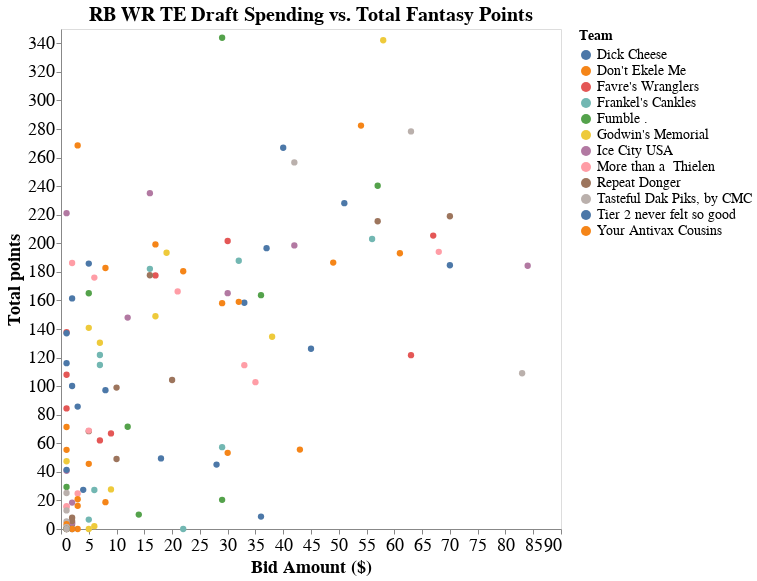

The code cell stored with this chart in its notebook:
### Code cell
acquisition_method = 'Draft'

position_subset = ['RB','WR','TE']

df = df_stints_f_draft[df_stints_f_draft['Position'].isin(position_subset)]

chart = generate_acquisitions_scatterplot(df , ' '.join(position_subset) , acquisition_method)
chart

### Figure 1 — Vega-Lite specification as saved in the notebook (floating-point values rounded to 4 significant figures)
{"config": {"view": {"continuousWidth": 400, "continuousHeight": 300}, "axis": {"labelFontSize": 18, "titleFontSize": 18}, "legend": {"labelFontSize": 14, "titleFontSize": 14}, "title": {"fontSize": 20}}, "data": {"name": "data-2ff2677f56f5257d6b69632665c92772"}, "mark": {"type": "circle", "size": 40}, "encoding": {"color": {"condition": {"type": "nominal", "field": "Team", "selection": "selector124"}, "value": "lightgray"}, "opacity": {"condition": {"value": 1, "selection": "selector124"}, "value": 0.1}, "tooltip": [{"type": "nominal", "field": "Player-info"}, {"type": "nominal", "field": "Team"}, {"type": "quantitative", "field": "Bid Amount ($)"}, {"type": "quantitative", "field": "Total points"}, {"type": "nominal", "field": "Stint (wks)"}], "x": {"type": "quantitative", "axis": {"grid": false}, "field": "Bid Amount ($)"}, "y": {"type": "quantitative", "axis": {"grid": false}, "field": "Total points"}}, "height": 500, "selection": {"selector124": {"type": "multi", "fields": ["Team"], "bind": "legend"}}, "title": "RB WR TE Draft Spending vs. Total Fantasy Points", "width": 500, "$schema": "https://vega.github.io/schema/vega-lite/v4.8.1.json", "datasets": {"data-2ff2677f56f5257d6b69632665c92772": [{"Player": "Derrick Henry", "Position": "RB", "Team": "Ice City USA", "ProTeam": "TEN", "Action": "DRAFT", "Bid Amount ($)": 84, "Stint (wks)": [1, 2, 3, 4, 5, 6, 7, 8], "Total points": 184.3, "Player-info": "Derrick Henry, RB (TEN)"}, {"Player": "Christian McCaffrey", "Position": "RB", "Team": "Tasteful Dak Piks, by CMC", "ProTeam": "CAR", "Action": "DRAFT", "Bid Amount ($)": 83, "Stint (wks)": [1, 2, 3, 4, 5, 6, 7, 8, 9, 10, 11, 12], "Total points": 109.0, "Player-info": "Christian McCaffrey, RB (CAR)"}, {"Player": "Dalvin Cook", "Position": "RB", "Team": "Dick Cheese", "ProTeam": "MIN", "Action": "DRAFT", "Bid Amount ($)": 70, "Stint (wks)": [1, 2, 3, 4, 5, 6, 8, 9, 10, 11, 12, 13, 14, 15, 16, 17], "Total points": 184.6, "Player-info": "Dalvin Cook, RB (MIN)"}, {"Player": "Ezekiel Elliott", "Position": "RB", "Team": "Repeat Donger", "ProTeam": "DAL", "Action": "DRAFT", "Bid Amount ($)": 70, "Stint (wks)": [1, 2, 3, 4, 5, 6, 8, 9, 10, 11, 12, 13, 14, 15, 16, 17], "Total points": 218.9, "Player-info": "Ezekiel Elliott, RB (DAL)"}, {"Player": "Alvin Kamara", "Position": "RB", "Team": "More than a  Thielen", "ProTeam": "NO", "Action": "DRAFT", "Bid Amount ($)": 68, "Stint (wks)": [1, 2, 3, 4, 5, 7, 8, 9, 10, 11, 12, 13, 14, 15, 16, 17], "Total points": 194.0, "Player-info": "Alvin Kamara, RB (NO)"}, {"Player": "Travis Kelce", "Position": "TE", "Team": "Favre's Wranglers", "ProTeam": "KC", "Action": "DRAFT", "Bid Amount ($)": 67, "Stint (wks)": [1, 2, 3, 4, 5, 6, 7, 8, 9, 10, 11, 13, 14, 15, 16, 17], "Total points": 205.4, "Player-info": "Travis Kelce, TE (KC)"}, {"Player": "Davante Adams", "Position": "WR", "Team": "Tasteful Dak Piks, by CMC", "ProTeam": "GB", "Action": "DRAFT", "Bid Amount ($)": 63, "Stint (wks)": [1, 2, 3, 4, 5, 6, 7, 8, 9, 10, 11, 12, 14, 15, 16, 17], "Total points": 278.3, "Player-info": "Davante Adams, WR (GB)"}, {"Player": "Saquon Barkley", "Position": "RB", "Team": "Favre's Wranglers", "ProTeam": "NYG", "Action": "DRAFT", "Bid Amount ($)": 63, "Stint (wks)": [1, 2, 3, 4, 5, 6, 7, 8, 9, 11, 12, 13, 14, 15, 16, 17], "Total points": 121.7, "Player-info": "Saquon Barkley, RB (NYG)"}, {"Player": "Nick Chubb", "Position": "RB", "Team": "Your Antivax Cousins", "ProTeam": "CLE", "Action": "DRAFT", "Bid Amount ($)": 61, "Stint (wks)": [1, 2, 3, 4, 5, 6, 7, 8, 9, 10, 11, 12, 14, 15, 16], "Total points": 193.0, "Player-info": "Nick Chubb, RB (CLE)"}, {"Player": "Jonathan Taylor", "Position": "RB", "Team": "Godwin's Memorial", "ProTeam": "IND", "Action": "DRAFT", "Bid Amount ($)": 58, "Stint (wks)": [1, 2, 3, 4, 5, 6, 7, 8, 9, 10, 11, 12, 13, 15, 16, 17], "Total points": 342.1, "Player-info": "Jonathan Taylor, RB (IND)"}, {"Player": "Tyreek Hill", "Position": "WR", "Team": "Fumble .", "ProTeam": "KC", "Action": "DRAFT", "Bid Amount ($)": 57, "Stint (wks)": [1, 2, 3, 4, 5, 6, 7, 8, 9, 10, 11, 13, 14, 15, 16, 17], "Total points": 240.3, "Player-info": "Tyreek Hill, WR (KC)"}, {"Player": "Stefon Diggs", "Position": "WR", "Team": "Repeat Donger", "ProTeam": "BUF", "Action": "DRAFT", "Bid Amount ($)": 57, "Stint (wks)": [1, 2, 3, 4, 5, 6, 8, 9, 10, 11, 12, 13, 14, 15, 16, 17], "Total points": 215.4, "Player-info": "Stefon Diggs, WR (BUF)"}, {"Player": "Aaron Jones", "Position": "RB", "Team": "Frankel's Cankles", "ProTeam": "GB", "Action": "DRAFT", "Bid Amount ($)": 56, "Stint (wks)": [1, 2, 3, 4, 5, 6, 7, 8, 9, 10, 11, 12, 14, 15, 16, 17], "Total points": 203.0, "Player-info": "Aaron Jones, RB (GB)"}, {"Player": "Austin Ekeler", "Position": "RB", "Team": "Don't Ekele Me", "ProTeam": "LAC", "Action": "DRAFT", "Bid Amount ($)": 54, "Stint (wks)": [1, 2, 3, 4, 5, 6, 8, 9, 10, 11, 12, 13, 14, 15, 16, 17], "Total points": 282.4, "Player-info": "Austin Ekeler, RB (LAC)"}, {"Player": "Najee Harris", "Position": "RB", "Team": "Tier 2 never felt so good", "ProTeam": "PIT", "Action": "DRAFT", "Bid Amount ($)": 51, "Stint (wks)": [1, 2, 3, 4, 5, 6, 8, 9, 10, 11, 12, 13, 14, 15, 16], "Total points": 228.1, "Player-info": "Najee Harris, RB (PIT)"}, {"Player": "Antonio Gibson", "Position": "RB", "Team": "Your Antivax Cousins", "ProTeam": "WSH", "Action": "DRAFT", "Bid Amount ($)": 49, "Stint (wks)": [1, 2, 3, 4, 5, 6, 7, 8, 10, 11, 12, 13, 14, 15, 16, 17], "Total points": 186.5, "Player-info": "Antonio Gibson, RB (WSH)"}, {"Player": "DeAndre Hopkins", "Position": "WR", "Team": "Tier 2 never felt so good", "ProTeam": "ARI", "Action": "DRAFT", "Bid Amount ($)": 45, "Stint (wks)": [1, 2, 3, 4, 5, 6, 7, 8, 9, 10, 11, 13, 14, 15, 16, 17], "Total points": 126.2, "Player-info": "DeAndre Hopkins, WR (ARI)"}, {"Player": "Calvin Ridley", "Position": "WR", "Team": "Your Antivax Cousins", "ProTeam": "ATL", "Action": "DRAFT", "Bid Amount ($)": 43, "Stint (wks)": [1, 2, 3, 4, 5, 7, 8, 9, 10, 11, 12, 13], "Total points": 55.6, "Player-info": "Calvin Ridley, WR (ATL)"}, {"Player": "DK Metcalf", "Position": "WR", "Team": "Ice City USA", "ProTeam": "SEA", "Action": "DRAFT", "Bid Amount ($)": 42, "Stint (wks)": [1, 2, 3, 4, 5, 6, 7, 8, 10, 11, 12, 13, 14, 15, 16, 17], "Total points": 198.5, "Player-info": "DK Metcalf, WR (SEA)"}, {"Player": "Justin Jefferson", "Position": "WR", "Team": "Tasteful Dak Piks, by CMC", "ProTeam": "MIN", "Action": "DRAFT", "Bid Amount ($)": 42, "Stint (wks)": [1, 2, 3, 4, 5, 6, 8, 9, 10, 11, 12, 13, 14, 15, 16, 17], "Total points": 256.6, "Player-info": "Justin Jefferson, WR (MIN)"}, {"Player": "Joe Mixon", "Position": "RB", "Team": "Tier 2 never felt so good", "ProTeam": "CIN", "Action": "DRAFT", "Bid Amount ($)": 40, "Stint (wks)": [1, 2, 3, 4, 5, 6, 7, 8, 9, 11, 12, 13, 14, 15, 16, 17], "Total points": 266.9, "Player-info": "Joe Mixon, RB (CIN)"}, {"Player": "A.J. Brown", "Position": "WR", "Team": "Godwin's Memorial", "ProTeam": "TEN", "Action": "DRAFT", "Bid Amount ($)": 38, "Stint (wks)": [1, 2, 3, 4, 5, 6, 7, 8, 9, 10, 11, 12, 14, 15, 16, 17], "Total points": 134.6, "Player-info": "A.J. Brown, WR (TEN)"}, {"Player": "Keenan Allen", "Position": "WR", "Team": "Dick Cheese", "ProTeam": "LAC", "Action": "DRAFT", "Bid Amount ($)": 37, "Stint (wks)": [1, 2, 3, 4, 5, 6, 8, 9, 10, 11, 12, 13, 14, 15, 16, 17], "Total points": 196.6, "Player-info": "Keenan Allen, WR (LAC)"}, {"Player": "Terry McLaurin", "Position": "WR", "Team": "Fumble .", "ProTeam": "WSH", "Action": "DRAFT", "Bid Amount ($)": 36, "Stint (wks)": [1, 2, 3, 4, 5, 6, 7, 8, 10, 11, 12, 13, 14, 15, 16, 17], "Total points": 163.7, "Player-info": "Terry McLaurin, WR (WSH)"}, {"Player": "Clyde Edwards-Helaire", "Position": "RB", "Team": "Dick Cheese", "ProTeam": "KC", "Action": "DRAFT", "Bid Amount ($)": 36, "Stint (wks)": [1], "Total points": 8.7, "Player-info": "Clyde Edwards-Helaire, RB (KC)"}, {"Player": "Darren Waller", "Position": "TE", "Team": "More than a  Thielen", "ProTeam": "OAK", "Action": "DRAFT", "Bid Amount ($)": 35, "Stint (wks)": [1, 2, 3, 4, 5, 6, 7, 9, 10, 11, 12, 13, 14, 15, 16, 17], "Total points": 102.8, "Player-info": "Darren Waller, TE (OAK)"}, {"Player": "Robert Woods", "Position": "WR", "Team": "More than a  Thielen", "ProTeam": "LAR", "Action": "DRAFT", "Bid Amount ($)": 33, "Stint (wks)": [1, 2, 3, 4, 5, 6, 7, 8, 9, 10], "Total points": 114.7, "Player-info": "Robert Woods, WR (LAR)"}, {"Player": "James Robinson", "Position": "RB", "Team": "Dick Cheese", "ProTeam": "JAX", "Action": "DRAFT", "Bid Amount ($)": 33, "Stint (wks)": [1, 2, 3, 4, 5, 6, 8, 9, 10, 11, 12, 13, 14, 15, 16, 17], "Total points": 158.4, "Player-info": "James Robinson, RB (JAX)"}, {"Player": "CeeDee Lamb", "Position": "WR", "Team": "Frankel's Cankles", "ProTeam": "DAL", "Action": "DRAFT", "Bid Amount ($)": 32, "Stint (wks)": [1, 2, 3, 4, 5, 6, 8, 9, 10, 11, 12, 13, 14, 15, 16, 17], "Total points": 187.8, "Player-info": "CeeDee Lamb, WR (DAL)"}, {"Player": "George Kittle", "Position": "TE", "Team": "Don't Ekele Me", "ProTeam": "SF", "Action": "DRAFT", "Bid Amount ($)": 32, "Stint (wks)": [1, 2, 3, 4, 5, 7, 8, 9, 10, 11, 12, 13, 14, 15, 16, 17], "Total points": 159.0, "Player-info": "George Kittle, TE (SF)"}, {"Player": "Miles Sanders", "Position": "RB", "Team": "Don't Ekele Me", "ProTeam": "PHI", "Action": "DRAFT", "Bid Amount ($)": 30, "Stint (wks)": [1, 2, 3, 4, 5, 6, 7], "Total points": 53.3, "Player-info": "Miles Sanders, RB (PHI)"}, {"Player": "David Montgomery", "Position": "RB", "Team": "Ice City USA", "ProTeam": "CHI", "Action": "DRAFT", "Bid Amount ($)": 30, "Stint (wks)": [1, 2, 3, 4, 5, 6, 7, 8, 9, 11, 12, 13, 14, 15, 16, 17], "Total points": 165.1, "Player-info": "David Montgomery, RB (CHI)"}, {"Player": "Mike Evans", "Position": "WR", "Team": "Favre's Wranglers", "ProTeam": "TB", "Action": "DRAFT", "Bid Amount ($)": 30, "Stint (wks)": [1, 2, 3, 4, 5, 6, 7, 8, 10, 11, 12, 13, 14, 15, 16, 17], "Total points": 201.6, "Player-info": "Mike Evans, WR (TB)"}, {"Player": "D'Andre Swift", "Position": "RB", "Team": "Fumble .", "ProTeam": "DET", "Action": "DRAFT", "Bid Amount ($)": 29, "Stint (wks)": [1], "Total points": 20.4, "Player-info": "D'Andre Swift, RB (DET)"}, {"Player": "Allen Robinson II", "Position": "WR", "Team": "Frankel's Cankles", "ProTeam": "CHI", "Action": "DRAFT", "Bid Amount ($)": 29, "Stint (wks)": [1, 2, 3, 4, 5, 6, 7, 8, 9, 11, 12, 13, 14], "Total points": 57.3, "Player-info": "Allen Robinson II, WR (CHI)"}, {"Player": "Amari Cooper", "Position": "WR", "Team": "Don't Ekele Me", "ProTeam": "DAL", "Action": "DRAFT", "Bid Amount ($)": 29, "Stint (wks)": [1, 2, 3, 4, 5, 6, 8, 9, 10, 11, 12, 13, 14, 15, 16, 17], "Total points": 158.1, "Player-info": "Amari Cooper, WR (DAL)"}, {"Player": "Cooper Kupp", "Position": "WR", "Team": "Fumble .", "ProTeam": "LAR", "Action": "DRAFT", "Bid Amount ($)": 29, "Stint (wks)": [1, 2, 3, 4, 5, 6, 7, 8, 9, 10, 12, 13, 14, 15, 16, 17], "Total points": 343.9, "Player-info": "Cooper Kupp, WR (LAR)"}, {"Player": "Chris Carson", "Position": "RB", "Team": "Tier 2 never felt so good", "ProTeam": "SEA", "Action": "DRAFT", "Bid Amount ($)": 28, "Stint (wks)": [1, 2, 3, 4, 5, 6, 7, 8, 10, 11], "Total points": 45.1, "Player-info": "Chris Carson, RB (SEA)"}, {"Player": "Gus Edwards", "Position": "RB", "Team": "Frankel's Cankles", "ProTeam": "BAL", "Action": "DRAFT", "Bid Amount ($)": 22, "Stint (wks)": [1, 2, 3], "Total points": 0.0, "Player-info": "Gus Edwards, RB (BAL)"}, {"Player": "Tyler Lockett", "Position": "WR", "Team": "Your Antivax Cousins", "ProTeam": "SEA", "Action": "DRAFT", "Bid Amount ($)": 22, "Stint (wks)": [1, 2, 3, 4, 5, 6, 7, 8, 10, 11, 12, 13, 14, 15, 16, 17], "Total points": 180.4, "Player-info": "Tyler Lockett, WR (SEA)"}, {"Player": "Adam Thielen", "Position": "WR", "Team": "More than a  Thielen", "ProTeam": "MIN", "Action": "DRAFT", "Bid Amount ($)": 21, "Stint (wks)": [1, 2, 3, 4, 5, 6, 8, 9, 10, 11, 12, 13, 14, 15, 16, 17], "Total points": 166.3, "Player-info": "Adam Thielen, WR (MIN)"}, {"Player": "Odell Beckham Jr.", "Position": "WR", "Team": "Repeat Donger", "ProTeam": "LAR", "Action": "DRAFT", "Bid Amount ($)": 20, "Stint (wks)": [1, 2, 3, 4, 5, 6, 7, 8, 9, 10, 12, 13, 14, 15, 16, 17], "Total points": 104.3, "Player-info": "Odell Beckham Jr., WR (LAR)"}, {"Player": "Chris Godwin", "Position": "WR", "Team": "Godwin's Memorial", "ProTeam": "TB", "Action": "DRAFT", "Bid Amount ($)": 19, "Stint (wks)": [1, 2, 3, 4, 5, 6, 7, 8, 10, 11, 12, 13, 14, 15, 16, 17], "Total points": 193.4, "Player-info": "Chris Godwin, WR (TB)"}, {"Player": "Julio Jones", "Position": "WR", "Team": "Tier 2 never felt so good", "ProTeam": "TEN", "Action": "DRAFT", "Bid Amount ($)": 18, "Stint (wks)": [1, 2, 3, 4, 5, 6, 7, 8, 9, 10, 11, 12, 14, 15], "Total points": 49.4, "Player-info": "Julio Jones, WR (TEN)"}, {"Player": "Diontae Johnson", "Position": "WR", "Team": "Don't Ekele Me", "ProTeam": "PIT", "Action": "DRAFT", "Bid Amount ($)": 17, "Stint (wks)": [1, 2, 3, 4, 5, 6, 8, 9, 10, 11, 12, 13, 14, 15, 16], "Total points": 199.2, "Player-info": "Diontae Johnson, WR (PIT)"}, {"Player": "Darrell Henderson Jr.", "Position": "RB", "Team": "Godwin's Memorial", "ProTeam": "LAR", "Action": "DRAFT", "Bid Amount ($)": 17, "Stint (wks)": [1, 2, 3, 4, 5, 6, 7, 8, 9, 10, 12, 13, 14, 15, 16, 17], "Total points": 148.9, "Player-info": "Darrell Henderson Jr., RB (LAR)"}, {"Player": "DJ Moore", "Position": "WR", "Team": "Favre's Wranglers", "ProTeam": "CAR", "Action": "DRAFT", "Bid Amount ($)": 17, "Stint (wks)": [1, 2, 3, 4, 5, 6, 7, 8, 9, 10, 11, 12, 14, 15, 16, 17], "Total points": 177.5, "Player-info": "DJ Moore, WR (CAR)"}, {"Player": "Josh Jacobs", "Position": "RB", "Team": "Repeat Donger", "ProTeam": "OAK", "Action": "DRAFT", "Bid Amount ($)": 16, "Stint (wks)": [1, 2, 3, 4, 5, 6, 7, 9, 10, 11, 12, 13, 14, 15, 16, 17], "Total points": 177.6, "Player-info": "Josh Jacobs, RB (OAK)"}, {"Player": "Tee Higgins", "Position": "WR", "Team": "Frankel's Cankles", "ProTeam": "CIN", "Action": "DRAFT", "Bid Amount ($)": 16, "Stint (wks)": [1, 2, 3, 4, 5, 6, 7, 8, 9, 11, 12, 13, 14, 15, 16, 17], "Total points": 182.1, "Player-info": "Tee Higgins, WR (CIN)"}, {"Player": "Mark Andrews", "Position": "TE", "Team": "Ice City USA", "ProTeam": "BAL", "Action": "DRAFT", "Bid Amount ($)": 16, "Stint (wks)": [1, 2, 3, 4, 5, 6, 7, 9, 10, 11, 12, 13, 14, 15, 16, 17], "Total points": 235.1, "Player-info": "Mark Andrews, TE (BAL)"}, {"Player": "Myles Gaskin", "Position": "RB", "Team": "Fumble .", "ProTeam": "MIA", "Action": "DRAFT", "Bid Amount ($)": 14, "Stint (wks)": [1], "Total points": 10.1, "Player-info": "Myles Gaskin, RB (MIA)"}, {"Player": "Mike Davis", "Position": "RB", "Team": "Fumble .", "ProTeam": "ATL", "Action": "DRAFT", "Bid Amount ($)": 12, "Stint (wks)": [1, 2, 3, 4, 5, 7, 8, 9, 10, 11, 12], "Total points": 71.6, "Player-info": "Mike Davis, RB (ATL)"}, {"Player": "DeVonta Smith", "Position": "WR", "Team": "Ice City USA", "ProTeam": "PHI", "Action": "DRAFT", "Bid Amount ($)": 12, "Stint (wks)": [1, 2, 3, 4, 5, 6, 7, 8, 9, 10, 11, 12, 13, 15, 16, 17], "Total points": 148.0, "Player-info": "DeVonta Smith, WR (PHI)"}, {"Player": "Kareem Hunt", "Position": "RB", "Team": "Repeat Donger", "ProTeam": "CLE", "Action": "DRAFT", "Bid Amount ($)": 10, "Stint (wks)": [1, 2, 3, 4, 5, 6, 7, 8, 9, 10, 11, 12, 14, 15, 16], "Total points": 99.0, "Player-info": "Kareem Hunt, RB (CLE)"}, {"Player": "Tyler Boyd", "Position": "WR", "Team": "Repeat Donger", "ProTeam": "CIN", "Action": "DRAFT", "Bid Amount ($)": 10, "Stint (wks)": [1, 2, 3, 4, 5, 6], "Total points": 49.0, "Player-info": "Tyler Boyd, WR (CIN)"}, {"Player": "Kenny Golladay", "Position": "WR", "Team": "Favre's Wranglers", "ProTeam": "NYG", "Action": "DRAFT", "Bid Amount ($)": 9, "Stint (wks)": [1, 2, 3, 4, 5, 6, 7, 8, 9, 11, 12, 13, 14, 15, 16, 17], "Total points": 66.9, "Player-info": "Kenny Golladay, WR (NYG)"}, {"Player": "Logan Thomas", "Position": "TE", "Team": "Godwin's Memorial", "ProTeam": "WSH", "Action": "DRAFT", "Bid Amount ($)": 9, "Stint (wks)": [1, 2, 3, 4, 5], "Total points": 27.7, "Player-info": "Logan Thomas, TE (WSH)"}, {"Player": "Robby Anderson", "Position": "WR", "Team": "Don't Ekele Me", "ProTeam": "CAR", "Action": "DRAFT", "Bid Amount ($)": 8, "Stint (wks)": [1, 2, 3], "Total points": 18.8, "Player-info": "Robby Anderson, WR (CAR)"}, {"Player": "Courtland Sutton", "Position": "WR", "Team": "Dick Cheese", "ProTeam": "DEN", "Action": "DRAFT", "Bid Amount ($)": 8, "Stint (wks)": [1, 2, 3, 4, 5, 6, 7, 8, 9, 10], "Total points": 97.2, "Player-info": "Courtland Sutton, WR (DEN)"}, {"Player": "Brandin Cooks", "Position": "WR", "Team": "Don't Ekele Me", "ProTeam": "HOU", "Action": "DRAFT", "Bid Amount ($)": 8, "Stint (wks)": [1, 2, 3, 4, 5, 6, 7, 8, 9, 11, 12, 13, 14, 15, 16, 17], "Total points": 182.7, "Player-info": "Brandin Cooks, WR (HOU)"}, {"Player": "Chase Edmonds", "Position": "RB", "Team": "Frankel's Cankles", "ProTeam": "ARI", "Action": "DRAFT", "Bid Amount ($)": 7, "Stint (wks)": [1, 2, 3, 4, 5, 6, 7, 8, 9, 10, 11, 13, 14, 15, 16, 17], "Total points": 121.8, "Player-info": "Chase Edmonds, RB (ARI)"}, {"Player": "Sony Michel", "Position": "RB", "Team": "Godwin's Memorial", "ProTeam": "LAR", "Action": "DRAFT", "Bid Amount ($)": 7, "Stint (wks)": [1, 2, 3, 4, 5, 6, 7, 8, 9, 10, 12, 13, 14, 15, 16, 17], "Total points": 130.4, "Player-info": "Sony Michel, RB (LAR)"}, {"Player": "Jerry Jeudy", "Position": "WR", "Team": "Favre's Wranglers", "ProTeam": "DEN", "Action": "DRAFT", "Bid Amount ($)": 7, "Stint (wks)": [1, 2, 3, 4, 5, 6, 7, 8, 9, 10, 12, 13, 14, 15, 16, 17], "Total points": 62.0, "Player-info": "Jerry Jeudy, WR (DEN)"}, {"Player": "T.J. Hockenson", "Position": "TE", "Team": "Frankel's Cankles", "ProTeam": "DET", "Action": "DRAFT", "Bid Amount ($)": 7, "Stint (wks)": [1, 2, 3, 4, 5, 6, 7, 8, 10, 11, 12, 13, 14, 15, 16, 17], "Total points": 114.8, "Player-info": "T.J. Hockenson, TE (DET)"}, {"Player": "Raheem Mostert", "Position": "RB", "Team": "Godwin's Memorial", "ProTeam": "SF", "Action": "DRAFT", "Bid Amount ($)": 6, "Stint (wks)": [1], "Total points": 2.0, "Player-info": "Raheem Mostert, RB (SF)"}, {"Player": "Javonte Williams", "Position": "RB", "Team": "More than a  Thielen", "ProTeam": "DEN", "Action": "DRAFT", "Bid Amount ($)": 6, "Stint (wks)": [1, 2, 3, 4, 5, 6, 7, 8, 9, 10, 12, 13, 14, 15, 16, 17], "Total points": 176.0, "Player-info": "Javonte Williams, RB (DEN)"}, {"Player": "JuJu Smith-Schuster", "Position": "WR", "Team": "Frankel's Cankles", "ProTeam": "PIT", "Action": "DRAFT", "Bid Amount ($)": 6, "Stint (wks)": [1, 2, 3, 4, 5], "Total points": 27.3, "Player-info": "JuJu Smith-Schuster, WR (PIT)"}, {"Player": "Melvin Gordon III", "Position": "RB", "Team": "Fumble .", "ProTeam": "DEN", "Action": "DRAFT", "Bid Amount ($)": 5, "Stint (wks)": [1, 2, 3, 4, 5, 6, 7, 8, 9, 10, 12, 13, 14, 15, 16, 17], "Total points": 165.0, "Player-info": "Melvin Gordon III, RB (DEN)"}, {"Player": "Kyle Pitts", "Position": "TE", "Team": "Godwin's Memorial", "ProTeam": "ATL", "Action": "DRAFT", "Bid Amount ($)": 5, "Stint (wks)": [1, 2, 3, 4, 5, 7, 8, 9, 10, 11, 12, 13, 14, 15, 16, 17], "Total points": 140.8, "Player-info": "Kyle Pitts, TE (ATL)"}, {"Player": "Michael Thomas", "Position": "WR", "Team": "Godwin's Memorial", "ProTeam": "NO", "Action": "DRAFT", "Bid Amount ($)": 5, "Stint (wks)": [1, 2, 3, 4, 5, 7, 8], "Total points": 0.0, "Player-info": "Michael Thomas, WR (NO)"}, {"Player": "Laviska Shenault Jr.", "Position": "WR", "Team": "Your Antivax Cousins", "ProTeam": "JAX", "Action": "DRAFT", "Bid Amount ($)": 5, "Stint (wks)": [1, 2, 3, 4, 5, 6], "Total points": 45.6, "Player-info": "Laviska Shenault Jr., WR (JAX)"}, {"Player": "Noah Fant", "Position": "TE", "Team": "Repeat Donger", "ProTeam": "DEN", "Action": "DRAFT", "Bid Amount ($)": 5, "Stint (wks)": [1, 2, 3, 4, 5, 6, 7, 8], "Total points": 68.5, "Player-info": "Noah Fant, TE (DEN)"}, {"Player": "Chase Claypool", "Position": "WR", "Team": "More than a  Thielen", "ProTeam": "PIT", "Action": "DRAFT", "Bid Amount ($)": 5, "Stint (wks)": [1, 2, 3, 4, 5, 6, 8, 9, 10], "Total points": 68.9, "Player-info": "Chase Claypool, WR (PIT)"}, {"Player": "William Fuller V", "Position": "WR", "Team": "Frankel's Cankles", "ProTeam": "MIA", "Action": "DRAFT", "Bid Amount ($)": 5, "Stint (wks)": [1, 2, 3, 4], "Total points": 6.6, "Player-info": "William Fuller V, WR (MIA)"}, {"Player": "Damien Harris", "Position": "RB", "Team": "Tier 2 never felt so good", "ProTeam": "NE", "Action": "DRAFT", "Bid Amount ($)": 5, "Stint (wks)": [1, 2, 3, 4, 5, 6, 7, 8, 9, 10, 11, 12, 13, 15, 16, 17], "Total points": 185.8, "Player-info": "Damien Harris, RB (NE)"}, {"Player": "Deebo Samuel", "Position": "WR", "Team": "Dick Cheese", "ProTeam": "SF", "Action": "DRAFT", "Bid Amount ($)": 4, "Stint (wks)": [1], "Total points": 27.4, "Player-info": "Deebo Samuel, WR (SF)"}, {"Player": "Ja'Marr Chase", "Position": "WR", "Team": "Your Antivax Cousins", "ProTeam": "CIN", "Action": "DRAFT", "Bid Amount ($)": 3, "Stint (wks)": [1, 2, 3, 4, 5, 6, 7, 8, 9, 11, 12, 13, 14, 15, 16, 17], "Total points": 268.5, "Player-info": "Ja'Marr Chase, WR (CIN)"}, {"Player": "Kenyan Drake", "Position": "RB", "Team": "More than a  Thielen", "ProTeam": "OAK", "Action": "DRAFT", "Bid Amount ($)": 3, "Stint (wks)": [1, 2, 3, 4], "Total points": 24.9, "Player-info": "Kenyan Drake, RB (OAK)"}, {"Player": "Trey Sermon", "Position": "RB", "Team": "Your Antivax Cousins", "ProTeam": "SF", "Action": "DRAFT", "Bid Amount ($)": 3, "Stint (wks)": [1, 2, 3, 4, 5], "Total points": 20.8, "Player-info": "Trey Sermon, RB (SF)"}, {"Player": "Jarvis Landry", "Position": "WR", "Team": "Don't Ekele Me", "ProTeam": "CLE", "Action": "DRAFT", "Bid Amount ($)": 3, "Stint (wks)": [], "Total points": 0.0, "Player-info": "Jarvis Landry, WR (CLE)"}, {"Player": "Michael Carter", "Position": "RB", "Team": "Your Antivax Cousins", "ProTeam": "NYJ", "Action": "DRAFT", "Bid Amount ($)": 3, "Stint (wks)": [1, 2, 3], "Total points": 16.2, "Player-info": "Michael Carter, RB (NYJ)"}, {"Player": "Corey Davis", "Position": "WR", "Team": "Dick Cheese", "ProTeam": "NYJ", "Action": "DRAFT", "Bid Amount ($)": 3, "Stint (wks)": [1, 2, 3, 4, 5, 7, 8, 9, 10, 11, 12], "Total points": 85.7, "Player-info": "Corey Davis, WR (NYJ)"}, {"Player": "Ronald Jones II", "Position": "RB", "Team": "Repeat Donger", "ProTeam": "TB", "Action": "DRAFT", "Bid Amount ($)": 2, "Stint (wks)": [1, 2], "Total points": 3.5, "Player-info": "Ronald Jones II, RB (TB)"}, {"Player": "James Conner", "Position": "RB", "Team": "Repeat Donger", "ProTeam": "ARI", "Action": "DRAFT", "Bid Amount ($)": 2, "Stint (wks)": [1, 2], "Total points": 7.9, "Player-info": "James Conner, RB (ARI)"}, {"Player": "Michael Pittman Jr.", "Position": "WR", "Team": "Ice City USA", "ProTeam": "IND", "Action": "DRAFT", "Bid Amount ($)": 2, "Stint (wks)": [1], "Total points": 4.4, "Player-info": "Michael Pittman Jr., WR (IND)"}, {"Player": "DJ Chark Jr.", "Position": "WR", "Team": "Ice City USA", "ProTeam": "JAX", "Action": "DRAFT", "Bid Amount ($)": 2, "Stint (wks)": [1, 2], "Total points": 18.5, "Player-info": "DJ Chark Jr., WR (JAX)"}, {"Player": "Michael Gallup", "Position": "WR", "Team": "Repeat Donger", "ProTeam": "DAL", "Action": "DRAFT", "Bid Amount ($)": 2, "Stint (wks)": [1], "Total points": 5.6, "Player-info": "Michael Gallup, WR (DAL)"}, {"Player": "Marvin Jones Jr.", "Position": "WR", "Team": "Dick Cheese", "ProTeam": "JAX", "Action": "DRAFT", "Bid Amount ($)": 2, "Stint (wks)": [], "Total points": 0.0, "Player-info": "Marvin Jones Jr., WR (JAX)"}, {"Player": "Marquise Brown", "Position": "WR", "Team": "Don't Ekele Me", "ProTeam": "BAL", "Action": "DRAFT", "Bid Amount ($)": 2, "Stint (wks)": [], "Total points": 0.0, "Player-info": "Marquise Brown, WR (BAL)"}, {"Player": "AJ Dillon", "Position": "RB", "Team": "Tier 2 never felt so good", "ProTeam": "GB", "Action": "DRAFT", "Bid Amount ($)": 2, "Stint (wks)": [1, 2, 3, 4, 5, 6, 7, 8, 9, 10, 11, 12, 14, 15, 16, 17], "Total points": 161.4, "Player-info": "AJ Dillon, RB (GB)"}, {"Player": "Antonio Brown", "Position": "WR", "Team": "Dick Cheese", "ProTeam": "TB", "Action": "DRAFT", "Bid Amount ($)": 2, "Stint (wks)": [1, 2, 3, 4, 5, 6, 7, 8, 10, 11, 12, 13, 14, 15, 16, 17], "Total points": 100.1, "Player-info": "Antonio Brown, WR (TB)"}, {"Player": "Mike Williams", "Position": "WR", "Team": "More than a  Thielen", "ProTeam": "LAC", "Action": "DRAFT", "Bid Amount ($)": 2, "Stint (wks)": [1, 2, 3, 4, 5, 6, 8, 9, 10, 11, 12, 13, 14, 15, 16, 17], "Total points": 186.2, "Player-info": "Mike Williams, WR (LAC)"}, {"Player": "Jaylen Waddle", "Position": "WR", "Team": "Ice City USA", "ProTeam": "MIA", "Action": "DRAFT", "Bid Amount ($)": 1, "Stint (wks)": [1, 2, 3, 4, 5], "Total points": 40.8, "Player-info": "Jaylen Waddle, WR (MIA)"}, {"Player": "Nyheim Hines", "Position": "RB", "Team": "Ice City USA", "ProTeam": "IND", "Action": "DRAFT", "Bid Amount ($)": 1, "Stint (wks)": [], "Total points": 0.0, "Player-info": "Nyheim Hines, RB (IND)"}, {"Player": "Russell Gage", "Position": "WR", "Team": "Tasteful Dak Piks, by CMC", "ProTeam": "ATL", "Action": "DRAFT", "Bid Amount ($)": 1, "Stint (wks)": [1, 2], "Total points": 5.3, "Player-info": "Russell Gage, WR (ATL)"}, {"Player": "Mecole Hardman", "Position": "WR", "Team": "Your Antivax Cousins", "ProTeam": "KC", "Action": "DRAFT", "Bid Amount ($)": 1, "Stint (wks)": [1], "Total points": 3.4, "Player-info": "Mecole Hardman, WR (KC)"}, {"Player": "Jakobi Meyers", "Position": "WR", "Team": "Favre's Wranglers", "ProTeam": "NE", "Action": "DRAFT", "Bid Amount ($)": 1, "Stint (wks)": [1, 2, 3, 4, 5, 6, 7, 8, 9, 10, 11, 12, 13, 15, 16, 17], "Total points": 137.8, "Player-info": "Jakobi Meyers, WR (NE)"}, {"Player": "Chuba Hubbard", "Position": "RB", "Team": "Tasteful Dak Piks, by CMC", "ProTeam": "CAR", "Action": "DRAFT", "Bid Amount ($)": 1, "Stint (wks)": [1], "Total points": 1.4, "Player-info": "Chuba Hubbard, RB (CAR)"}, {"Player": "J.D. McKissic", "Position": "RB", "Team": "Tasteful Dak Piks, by CMC", "ProTeam": "WSH", "Action": "DRAFT", "Bid Amount ($)": 1, "Stint (wks)": [1], "Total points": 0.8, "Player-info": "J.D. McKissic, RB (WSH)"}, {"Player": "Curtis Samuel", "Position": "WR", "Team": "Favre's Wranglers", "ProTeam": "WSH", "Action": "DRAFT", "Bid Amount ($)": 1, "Stint (wks)": [1], "Total points": 0.0, "Player-info": "Curtis Samuel, WR (WSH)"}, {"Player": "Cole Beasley", "Position": "WR", "Team": "Favre's Wranglers", "ProTeam": "BUF", "Action": "DRAFT", "Bid Amount ($)": 1, "Stint (wks)": [1, 2, 3, 4, 5, 6, 8, 9, 10, 11, 12, 13, 14, 15], "Total points": 108.0, "Player-info": "Cole Beasley, WR (BUF)"}, {"Player": "Dallas Goedert", "Position": "TE", "Team": "Dick Cheese", "ProTeam": "PHI", "Action": "DRAFT", "Bid Amount ($)": 1, "Stint (wks)": [1, 2, 3, 4, 5, 6, 7, 8, 9, 10, 11, 12, 13, 15, 16, 17], "Total points": 137.0, "Player-info": "Dallas Goedert, TE (PHI)"}, {"Player": "Marquez Callaway", "Position": "WR", "Team": "Tier 2 never felt so good", "ProTeam": "NO", "Action": "DRAFT", "Bid Amount ($)": 1, "Stint (wks)": [1, 2, 3, 4, 5, 7, 8, 9, 10, 11, 12, 13, 14, 15, 16], "Total points": 116.1, "Player-info": "Marquez Callaway, WR (NO)"}, {"Player": "Mike Gesicki", "Position": "TE", "Team": "Fumble .", "ProTeam": "MIA", "Action": "DRAFT", "Bid Amount ($)": 1, "Stint (wks)": [1], "Total points": 0.0, "Player-info": "Mike Gesicki, TE (MIA)"}, {"Player": "Jamison Crowder", "Position": "WR", "Team": "Tasteful Dak Piks, by CMC", "ProTeam": "NYJ", "Action": "DRAFT", "Bid Amount ($)": 1, "Stint (wks)": [1, 2, 3], "Total points": 0.0, "Player-info": "Jamison Crowder, WR (NYJ)"}, {"Player": "Ty'Son Williams", "Position": "RB", "Team": "Fumble .", "ProTeam": "BAL", "Action": "DRAFT", "Bid Amount ($)": 1, "Stint (wks)": [1, 2, 3], "Total points": 29.4, "Player-info": "Ty'Son Williams, RB (BAL)"}, {"Player": "Robert Tonyan", "Position": "TE", "Team": "Tier 2 never felt so good", "ProTeam": "GB", "Action": "DRAFT", "Bid Amount ($)": 1, "Stint (wks)": [1, 2, 3, 4, 5, 6, 7, 8, 9, 10, 11], "Total points": 41.4, "Player-info": "Robert Tonyan, TE (GB)"}, {"Player": "Devin Singletary", "Position": "RB", "Team": "Godwin's Memorial", "ProTeam": "BUF", "Action": "DRAFT", "Bid Amount ($)": 1, "Stint (wks)": [1, 2, 3, 4, 5, 6], "Total points": 47.4, "Player-info": "Devin Singletary, RB (BUF)"}, {"Player": "James White", "Position": "RB", "Team": "Tasteful Dak Piks, by CMC", "ProTeam": "NE", "Action": "DRAFT", "Bid Amount ($)": 1, "Stint (wks)": [1, 2, 3], "Total points": 25.2, "Player-info": "James White, RB (NE)"}, {"Player": "Leonard Fournette", "Position": "RB", "Team": "Ice City USA", "ProTeam": "TB", "Action": "DRAFT", "Bid Amount ($)": 1, "Stint (wks)": [1, 2, 3, 4, 5, 6, 7, 8, 10, 11, 12, 13, 14, 15, 16, 17], "Total points": 221.1, "Player-info": "Leonard Fournette, RB (TB)"}, {"Player": "Jamaal Williams", "Position": "RB", "Team": "Don't Ekele Me", "ProTeam": "DET", "Action": "DRAFT", "Bid Amount ($)": 1, "Stint (wks)": [1, 2, 3, 4, 5, 6], "Total points": 55.4, "Player-info": "Jamaal Williams, RB (DET)"}, {"Player": "David Johnson", "Position": "RB", "Team": "More than a  Thielen", "ProTeam": "HOU", "Action": "DRAFT", "Bid Amount ($)": 1, "Stint (wks)": [1, 2], "Total points": 16.0, "Player-info": "David Johnson, RB (HOU)"}, {"Player": "Jalen Reagor", "Position": "WR", "Team": "More than a  Thielen", "ProTeam": "PHI", "Action": "DRAFT", "Bid Amount ($)": 1, "Stint (wks)": [1, 2], "Total points": 15.4, "Player-info": "Jalen Reagor, WR (PHI)"}, {"Player": "Jonnu Smith", "Position": "TE", "Team": "Tasteful Dak Piks, by CMC", "ProTeam": "NE", "Action": "DRAFT", "Bid Amount ($)": 1, "Stint (wks)": [1, 2, 3], "Total points": 13.0, "Player-info": "Jonnu Smith, TE (NE)"}, {"Player": "Tyler Higbee", "Position": "TE", "Team": "Your Antivax Cousins", "ProTeam": "LAR", "Action": "DRAFT", "Bid Amount ($)": 1, "Stint (wks)": [1, 2, 3, 4, 5, 6, 7, 8, 9, 10], "Total points": 71.4, "Player-info": "Tyler Higbee, TE (LAR)"}, {"Player": "Zack Moss", "Position": "RB", "Team": "Favre's Wranglers", "ProTeam": "BUF", "Action": "DRAFT", "Bid Amount ($)": 1, "Stint (wks)": [1, 2, 3, 4, 5, 6, 8, 9, 10, 11, 12, 13, 14, 15], "Total points": 84.4, "Player-info": "Zack Moss, RB (BUF)"}]}}
